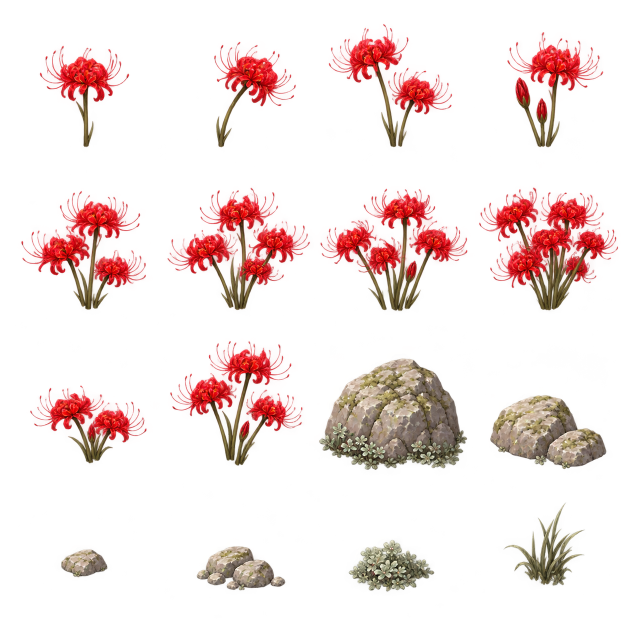
#> input picture docs/training-lily-sources/objects.png, 1254 x 1254 px, found by its file name (shown at 1/2 size)
$ python prepare_world1_art.py
#> lines starting #> are read from the running program, lines starting #| are printed output that depends on the picture
"""Extract the generated meadow sprites and export three resolution tiers.

Usage: python tools/prepare_world1_art.py --sources docs/world1-sources
Only crops, alpha padding and proportional resizing are applied; artwork is
generated with image_gen. Sources and generation prompts are kept for provenance.
"""
import argparse
import json
from pathlib import Path
from PIL import Image

parser = argparse.ArgumentParser()
parser.add_argument('--sources', type=Path, default=Path('docs/world1-sources'))
args = parser.parse_args()
target = Path('assets/map/world1/meadow')
target.mkdir(parents=True, exist_ok=True)
atlas = Image.open(args.sources / 'objects.png').convert('RGBA')
#> atlas is the input picture: PIL image 1254x1254 RGBA; mean R, G, B, A 49.5, 15.7, 12.7, 38.1
ground = Image.open(args.sources / 'grass.png').convert('RGB')
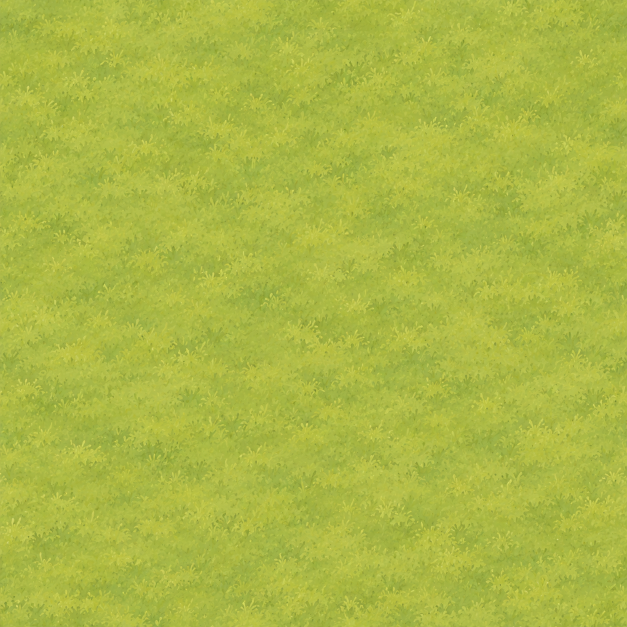
#> input picture docs/world1-sources/grass.png, 1254 x 1254 px, found by its file name (shown at 1/2 size)
#> ground is the input picture: PIL image 1254x1254 RGB; mean R, G, B 171, 184.7, 68.5
# Generated sheet has equal columns but optical, rather than equal, row spacing.
# These measured boundaries isolate the complete silhouettes without redesigning.
xs = [0, 320, 640, 960, 1254]
ys = [0, 420, 700, 960, 1254]
names = ['tree1','tree2','tree3','bush1','bush2','bush3','rock1','rock2',
         'rockSmall','log','stump','mushroom','flower1','flower2','flower3','grass']
metadata = {}
for i, name in enumerate(names):
    x, y = i % 4, i // 4
    box = (round(xs[x]*atlas.width/1254), round(ys[y]*atlas.height/1254),
           round(xs[x+1]*atlas.width/1254), round(ys[y+1]*atlas.height/1254))
    sprite = atlas.crop(box)
    # Ignore faint disconnected generation speckles when measuring the crop.
    bounds = sprite.getchannel('A').point(lambda a: 255 if a >= 48 else 0).getbbox()
    if not bounds:
        raise ValueError(f'Empty sprite: {name}')
    sprite = sprite.crop(bounds)
    padded = Image.new('RGBA', (sprite.width+8, sprite.height+8))
    padded.paste(sprite, (4,4))
    metadata[name] = {'width':padded.width, 'height':padded.height}
    limits = [128,192,320] if name.startswith('tree') else [32,64,128] if name.startswith('flower') or name in ('grass','mushroom') else [64,128,256]
    for tier, limit in zip(('low','medium','high'), limits):
        folder = target / tier
        folder.mkdir(exist_ok=True)
        exported = padded.copy()
        exported.thumbnail((limit,limit), Image.Resampling.LANCZOS)
        exported.save(folder/f'{name}.webp', lossless=True, method=6)
#> this loop made 16 passes
#> bounds on passes 1 to 12: (80, 92, 258, 420), (80, 84, 272, 420), (18, 48, 264, 420), (7, 64, 247, 420), (42, 0, 292, 200), (15, 0, 300, 280), (1, 0, 320, 202), (0, 0, 276, 201), (60, 71, 293, 227), (20, 0, 320, 231), (0, 16, 294, 240), (20, 90, 253, 238)
#> pass 1, `sprite = atlas.crop(box)`:
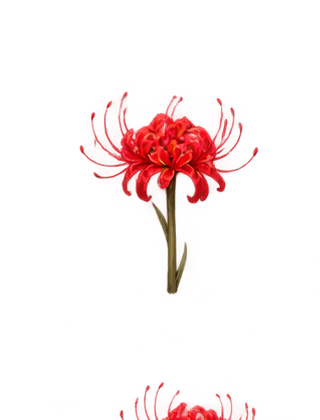
#> sprite: PIL image 320x420 RGBA; mean R, G, B, A 32.7, 3.9, 3.7, 16.2; transparent parts drawn white
#> pass 1, `exported.save(folder/f'{name}.webp', lossless=True, method=6)`:
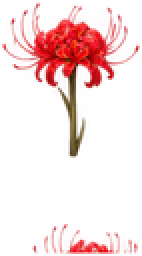
#> saved as tree1.webp: PIL image 71x128 RGBA (shown 2 times larger); mean R, G, B, A 65.4, 8.2, 7.8, 35.1; transparent parts drawn white
#> after the loop:
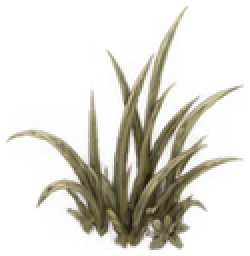
#> exported: PIL image 125x128 RGBA (shown 2 times larger); mean R, G, B, A 48.8, 45.4, 31.9, 55.9; transparent parts drawn white
#> after the loop:
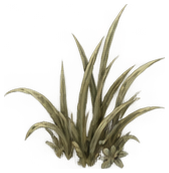
#> padded: PIL image 169x173 RGBA; mean R, G, B, A 49.3, 45.7, 32.4, 55.8; transparent parts drawn white
#> after the loop:
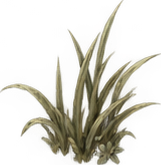
#> sprite: PIL image 161x165 RGBA; mean R, G, B, A 54.3, 50.3, 35.7, 61.4; transparent parts drawn white
#> after the loop, metadata = 16 items
for tier, edge in [('low',192),('medium',384),('high',768)]:
    ground.resize((edge,edge),Image.Resampling.LANCZOS).save(target/tier/'ground.webp',quality=90,method=6)
Image.open(args.sources/'concept.png').convert('RGB').save(target/'splash.webp',quality=90,method=6)
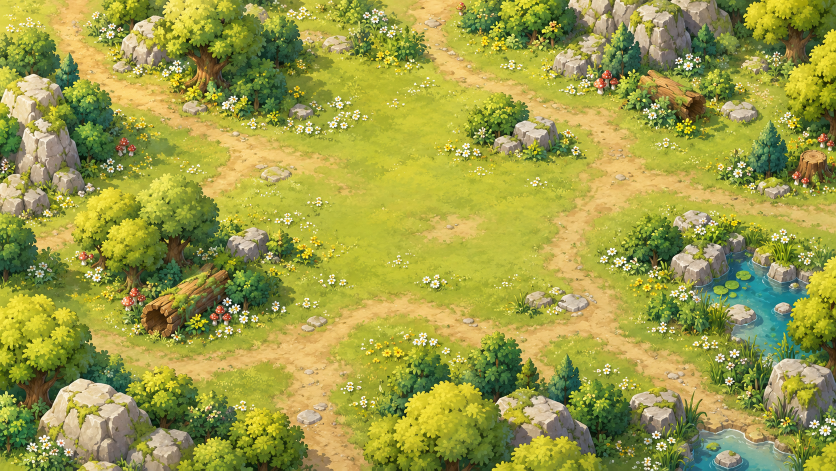
#> input picture docs/world1-sources/concept.png, 1672 x 941 px, found by its file name (shown at 1/2 size)
(target/'dimensions.json').write_text(json.dumps(metadata,indent=2)+'\n',encoding='utf-8')
print(f'Exported {len(names)} sprites and ground in low / medium / high.')
